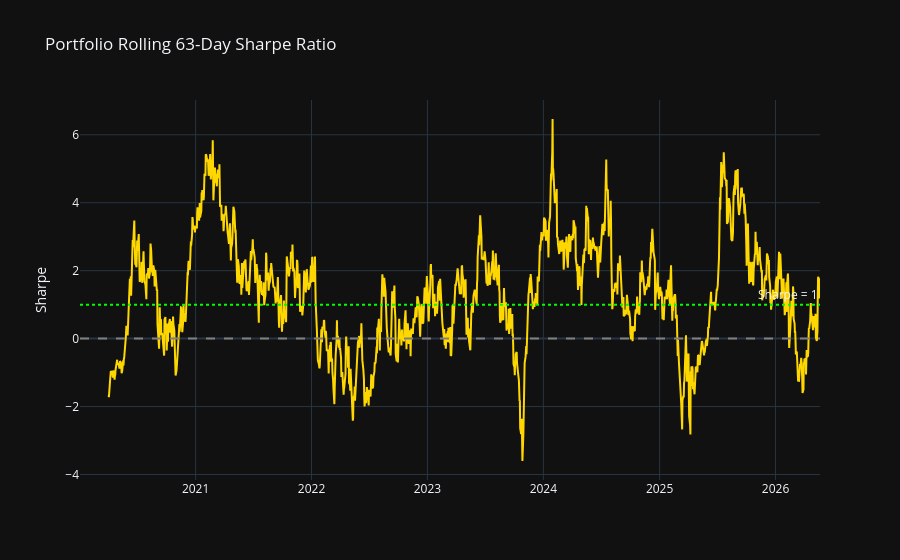
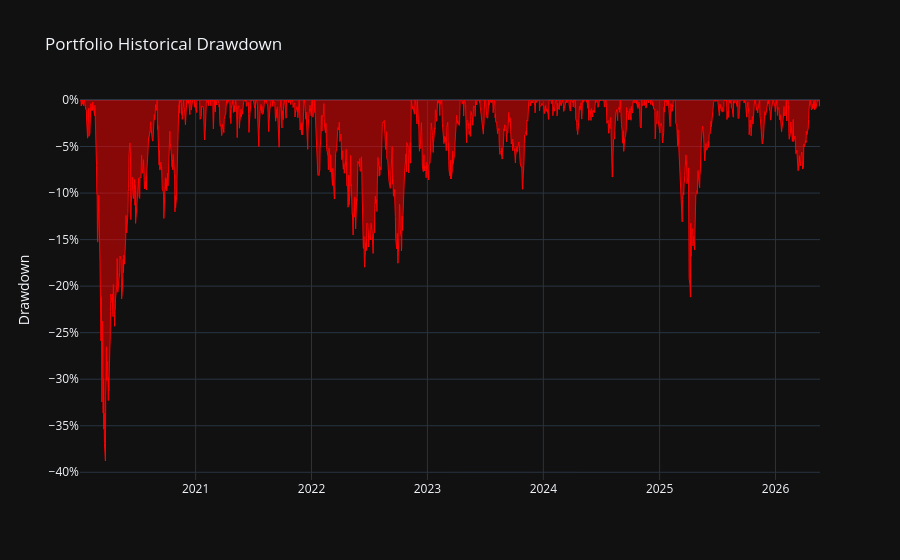

The notebook cell saved with these charts, in order:
### Markdown cell above
### 2b-ii · Rolling Portfolio Metrics (Sharpe, Drawdown)

### Code cell
ROLLING_METRICS_WINDOW = 63   # ~1 quarter; override here if needed

roll_ret  = portfolio_rets.rolling(ROLLING_METRICS_WINDOW).mean() * 252
roll_vol2 = portfolio_rets.rolling(ROLLING_METRICS_WINDOW).std()  * np.sqrt(252)
roll_sharpe = (roll_ret - RISK_FREE) / roll_vol2

# Rolling drawdown on cumulative portfolio
cum_port  = (1 + portfolio_rets).cumprod()
roll_peak = cum_port.cummax()
roll_dd   = (cum_port - roll_peak) / roll_peak

fig = go.Figure()
fig.add_trace(go.Scatter(x=roll_sharpe.index, y=roll_sharpe,
                         name=f'Rolling {ROLLING_METRICS_WINDOW}d Sharpe',
                         line=dict(color='gold', width=2)))
fig.add_hline(y=0, line_dash='dash', line_color='grey')
fig.add_hline(y=1, line_dash='dot',  line_color='lime', annotation_text='Sharpe = 1')
fig.update_layout(title=f'Portfolio Rolling {ROLLING_METRICS_WINDOW}-Day Sharpe Ratio',
                  yaxis_title='Sharpe', template='plotly_dark')
fig.show()

fig2 = go.Figure()
fig2.add_trace(go.Scatter(x=roll_dd.index, y=roll_dd,
                          fill='tozeroy', name='Drawdown',
                          line=dict(color='red', width=1)))
fig2.update_layout(title='Portfolio Historical Drawdown',
                   yaxis_title='Drawdown', yaxis_tickformat='.0%',
                   template='plotly_dark')
fig2.show()

print(f'Rolling {ROLLING_METRICS_WINDOW}d Sharpe  — current: {roll_sharpe.iloc[-1]:.2f} '
      f'| max: {roll_sharpe.max():.2f} | min: {roll_sharpe.min():.2f}')
print(f'Max historical drawdown (portfolio): {roll_dd.min():.2%}')
print(f'Current drawdown from peak:          {roll_dd.iloc[-1]:.2%}')

### Figure 1 — Plotly figure (JSON) as saved in the notebook; plotly's stock layout.template omitted (floating-point values rounded to 4 significant figures; data arrays with more than 128 entries replaced by an {"elided": "..."} marker saying what was removed)
{"data": [{"line": {"color": "gold", "width": 2}, "name": "Rolling 63d Sharpe", "type": "scatter", "x": {"elided": "1604 str values"}, "y": {"elided": "1604 float values"}}], "layout": {"annotations": [{"showarrow": false, "text": "Sharpe = 1", "x": 1, "xanchor": "right", "xref": "x domain", "y": 1, "yanchor": "bottom", "yref": "y"}], "shapes": [{"line": {"color": "grey", "dash": "dash"}, "type": "line", "x0": 0, "x1": 1, "xref": "x domain", "y0": 0, "y1": 0, "yref": "y"}, {"line": {"color": "lime", "dash": "dot"}, "type": "line", "x0": 0, "x1": 1, "xref": "x domain", "y0": 1, "y1": 1, "yref": "y"}], "title": {"text": "Portfolio Rolling 63-Day Sharpe Ratio"}, "yaxis": {"title": {"text": "Sharpe"}}}}

### Figure 2 — Plotly figure (JSON) as saved in the notebook; plotly's stock layout.template omitted (floating-point values rounded to 4 significant figures; data arrays with more than 128 entries replaced by an {"elided": "..."} marker saying what was removed)
{"data": [{"fill": "tozeroy", "line": {"color": "red", "width": 1}, "name": "Drawdown", "type": "scatter", "x": {"elided": "1604 str values"}, "y": {"elided": "1604 float values"}}], "layout": {"title": {"text": "Portfolio Historical Drawdown"}, "yaxis": {"tickformat": ".0%", "title": {"text": "Drawdown"}}}}
